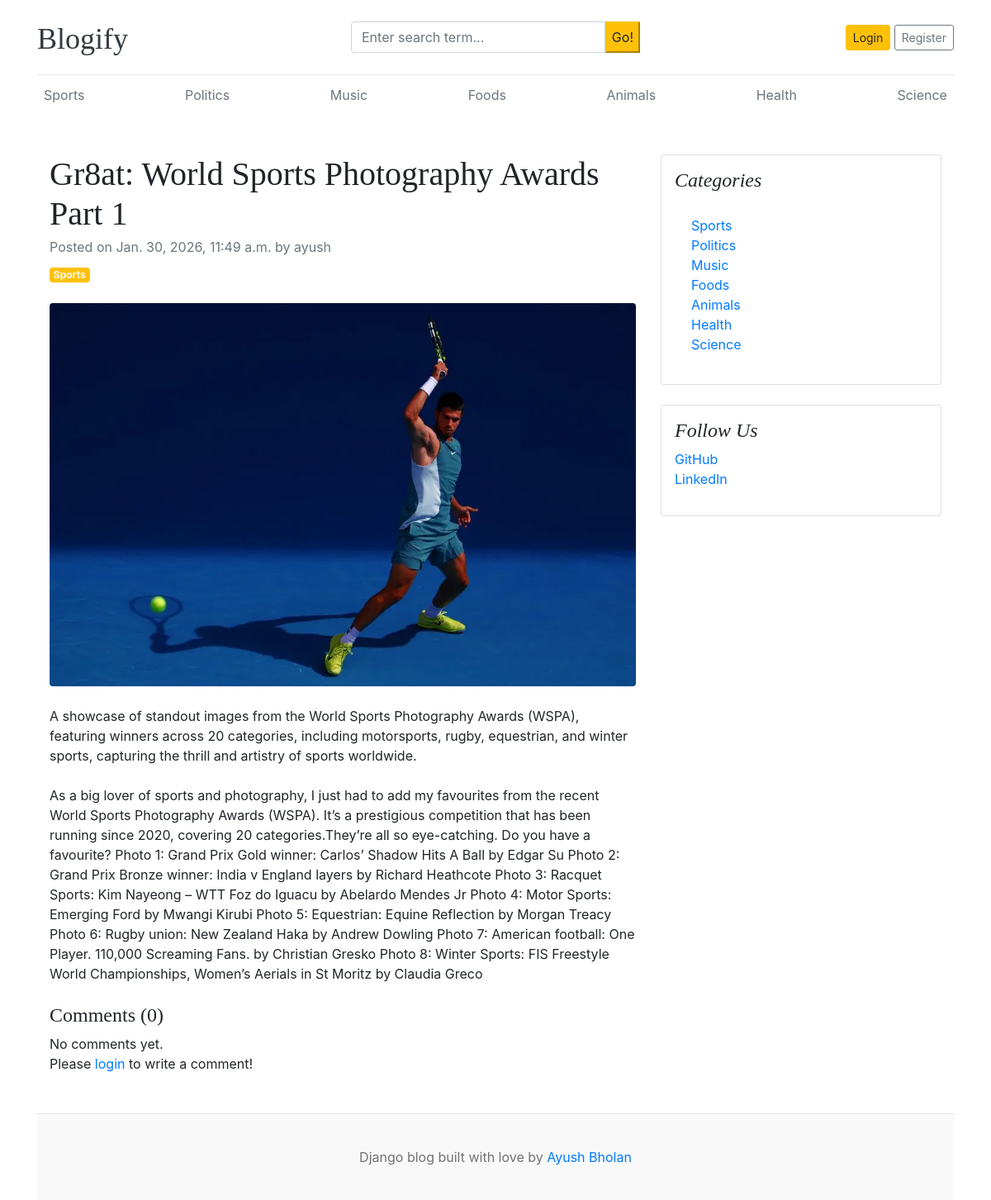
Page /blogs/gr8at-world-sports-photography-awards-part-1-4/ on the committed database.
### blogs/models.py (models this page shows, shortened)
class Category(models.Model):
    category_name = models.CharField(max_length = 50, unique=True)
    created_at = models.DateTimeField(auto_now_add=True)
    updated_at = models.DateTimeField(auto_now= True)
    class Meta:
        verbose_name_plural = 'categories'
    def __str__(self):
        return self.category_name

class Blog(models.Model):
    title = models.CharField(max_length= 100)
    slug = models.SlugField(max_length= 150, unique=True, blank=True)
    category = models.ForeignKey(Category, on_delete=models.CASCADE)
    author = models.ForeignKey(User, on_delete=models.CASCADE)
    featured_image = models.ImageField(upload_to='uploads/%Y/%m/%d')
    short_description = models.TextField(max_length = 500)
    blog_body = models.TextField(max_length = 3000)
    status = models.CharField(max_length= 20, choices = STATUS_CHOICES, default= "Draft")
    is_featured = models.BooleanField(default= False)
    created_at = models.DateTimeField(auto_now_add=True)
    updated_at = models.DateTimeField(auto_now= True)

### features/models.py (models this page shows, shortened)
class SocialLink(models.Model):
    platform = models.CharField(max_length=30)
    link = models.URLField(max_length=100)
    created_at = models.DateTimeField(auto_now_add=True)
    updated_at = models.DateTimeField(auto_now= True)

### blogs/views.py (the view, shortened to what this page needs)
# urls.py: path("blogs/<slug:slug>/", BlogsView.blogs, name='blogs'),
def blogs(request, slug):
    single_blog = get_object_or_404(Blog, slug=slug, status= 'Published')
    comments = Comment.objects.filter(blog=single_blog)
    comment_count = comments.count()
    context = {
        'single_blog': single_blog,
        'comments': comments,
        'comment_count':comment_count,
    }
    return render(request, 'blogs.html', context)

### blogs/context_processors.py (called while the page is built)
def get_categories(request):
    categories = Category.objects.all()
    return dict(categories=categories)

def get_social_links(request):
    social_links = SocialLink.objects.all()
    return dict(social_links=social_links)

### templates/blogs.html
{% extends 'base.html' %}
{% block content %}
<div class="container mt-5">
    <div class="row">
        <div class="col-lg-8">
            <article>
                <header class="mb-4">
                    <h1 class="fw-bolder mb-1">{{single_blog.title}}</h1>
                    <div class="text-muted fst-italic mb-2">Posted on {{ single_blog.created_at }} by {{ single_blog.author }}</div>
                    <a class="badge bg-warning text-decoration-none text-light" href="#!">{{single_blog.category}}</a>
                </header>
                <figure class="mb-4"><img class="img-fluid rounded" src="{{single_blog.featured_image.url}}" alt="..." /></figure>
                <section class="mb-5">
                    <p class="fs-5 mb-4">{{ single_blog.short_description }}</p>
                    <p class="fs-5 mb-4">{{ single_blog.blog_body }}</p>
                    <h4> Comments ({{ comment_count }}) </h4>
                    {% if comments %}
                        {% for comment in comments %}
                            <div class="card mt-1">
                                <div class="card-body">
                                    <p class="card-text mb-0">{{comment}}</p>
                                    <span>
                                        <small>By {{ comment.user }}</small>
                                        <small>| {{ comment.created_at | timesince }} ago</small>
                                    </span>
                                </div>
                            </div>
                        {% endfor %}
                    {% else %}
                    No comments yet.
                    {% endif %}
                    <br>
                    <div class="form-group">
                        {% if user.is_authenticated %}
                        <form action="" method="POST">
                            {% csrf_token %}
                            <div class="form-group">
                                <textarea name="comment" class="form-control" placeholder="Write your comment"></textarea>
                                <input type="submit" value="Submit" class="btn btn-primary mt-2">
                            </div>
                        </form>
                        {% else %}
                            <p>Please <span><a href="{% url 'login' %}">login</a></span> to write a comment!</p>
                        {% endif %}
                    </div>
                    </section>
            </article>
        </div>
        <div class="col-lg-4">
            <div class="card mb-4 p-3">
                <h4 class="font-italic">Categories</h4>
                <div class="card-body">
                    <div class="row">
                        <div class="col-sm-6">
                            <ul class="list-unstyled mb-0">
                                {% for cat in categories %}
                                <li><a href="{% url 'posts_by_category' cat.id %}">{{cat.category_name}}</a></li>
                                {% endfor %}
                            </ul>
                        </div>
                    </div>
                </div>
            </div>
            {% if social_links %}
            <div class="card mb-4 p-3">
                <h4 class="font-italic">Follow Us</h4>
                <ol class="list-unstyled">
                    {% for i in social_links %}
                    <li><a href="{{ i.link }}" target="_blank"> {{ i.platform}} </a></li>
                    {% endfor %}
                </ol>
            </div>
            {% endif %}
        </div>
    </div>
</div>
{% endblock %}

### templates/base.html (shortened to what this page needs)
{% load static %}
<!DOCTYPE html>
<html lang="en">
<head>
    <link href="https://getbootstrap.com/docs/4.0/dist/css/bootstrap.min.css" rel="stylesheet">
    <link href="{% static 'css/blog.css' %}" rel="stylesheet">
    <link rel="stylesheet" href="https://cdnjs.cloudflare.com/ajax/libs/font-awesome/4.7.0/css/font-awesome.min.css">
  </head>
<body>
    <div class="container">
      <header class="blog-header py-3">
        <div class="row flex-nowrap justify-content-between align-items-center">
          <div class="col-4 pt-1">
            <a class="blog-header-logo text-dark" href="/">Blogify</a>
          </div>
          <div class="col-4">
            <form action="{% url 'search' %}" method="GET">
              <div class="input-group">
                <input class="form-control" type="text" name="keyword" value="{{ keyword }}" placeholder="Enter search term..." aria-label="Enter search term..." aria-describedby="button-search" />
                <button type= "submit" class="btn-warning" id="button-search" type="button"> Go! </button>
            </div>
            </form>
          </div>
          <div class="col-4 d-flex justify-content-end align-items-center">
            {% if not user.is_authenticated %}
            <a class="btn btn-sm btn-warning" href="{% url 'login' %}">Login</a> &nbsp;
            <a class="btn btn-sm btn-outline-secondary" href="{% url 'register'%}">Register</a>
            {% else %}
            <span> <a href="{% url 'dashboard' %}">Dashboard</a></span>
            &emsp;
            <span> <a href="{% url 'logout' %}">Logout</a></span>
            {% endif %}
          </div>
        </div>
      </header>
      <div class="nav-scroller py-1 mb-2">
        <nav class="nav d-flex justify-content-between">
        {% for cat in categories %}
        <a class="p-2 text-muted" href="{% url 'posts_by_category' cat.id %}">{{ cat.category_name }}</a>
        {% endfor %}
        </nav>
      </div>
{% block content %}
{% endblock %}
<footer class="blog-footer">
    <p>Django blog built with love by <a href="#">Ayush Bholan</a></p>
  </footer>
  </body>
  </html>

### blog_main/static/css/blog.css (style rules this page uses)
.blog-header { border-bottom: 1px solid #e5e5e5; }
.blog-header-logo { font-family: "Playfair Display", Georgia, "Times New Roman", serif; font-size: 2.25rem; }
h1, h2, h3, h4, h5, h6 { font-family: "Playfair Display", Georgia, "Times New Roman", serif; }
.blog-footer { padding: 2.5rem 0; color: #727272; text-align: center; background-color: #f9f9f9; border-top: .05rem solid #e5e5e5; }
.blog-footer p:last-child { margin-bottom: 0; }

### rows in the picture
Category: category_name "Sports"
Category: category_name "Politics"
Category: category_name "Music"
Category: category_name "Foods"
Category: category_name "Animals"
Category: category_name "Health"
Category: category_name "Science"
Blog: title "Gr8at: World Sports Photography Awards Part 1", created_at "Jan. 30, 2026, 11:49 a.m.", author "ayush", category "Sports", featured_image (picture), short_description "A showcase of standout images from the World Sports Photography Awards (WSPA), featuring winners across 20 categories, including motorsports, rugby, equestrian, and winter sports, capturing the thrill and artistry of sports worldwide.", blog_body "As a big lover of sports and photography, I just had to add my favourites from the recent World Sports Photography Awards (WSPA). It’s a prestigious competition that has been running since 2020, covering 20 categories.They’re all so eye-catching. Do you have a favourite? Photo 1: Grand Prix Gold winner: Carlos’ Shadow Hits A Ball by Edgar Su Photo 2: Grand Prix Bronze winner: India v England layers by Richard Heathcote Photo 3: Racquet Sports: Kim Nayeong – WTT Foz do Iguacu by Abelardo Mendes Jr Photo 4: Motor Sports: Emerging Ford by Mwangi Kirubi Photo 5: Equestrian: Equine Reflection by Morgan Treacy Photo 6: Rugby union: New Zealand Haka by Andrew Dowling Photo 7: American football:…"
SocialLink: platform "GitHub"
SocialLink: platform "LinkedIn"

### other values in the picture
{{ comment_count }} "0"
